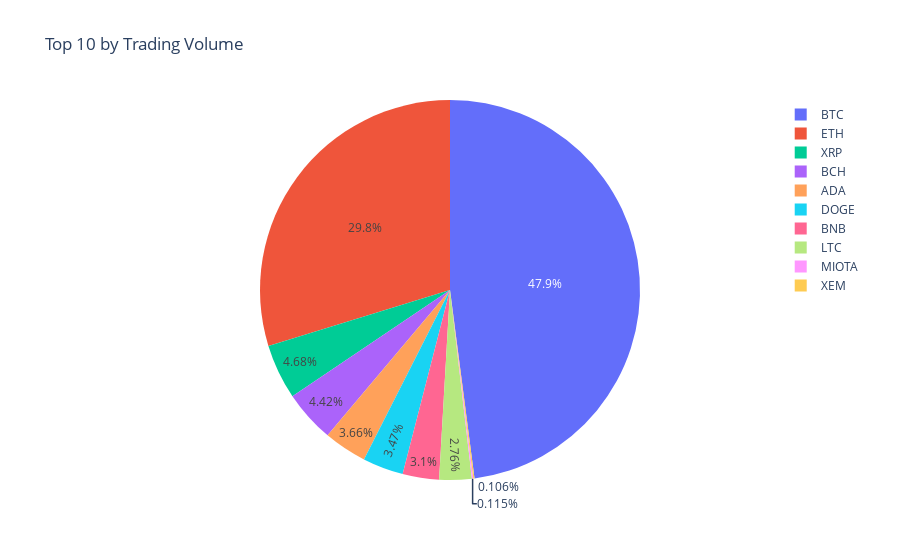

The code cell stored with this chart in its notebook:
### Code cell
name = df['coin'].unique()
x_currencies = name[:10]
top_10 = df.loc[df['coin'].isin(x_currencies)]
    
fig = px.pie(top_10, values='Volume', names='coin', title='Top 10 by Trading Volume')
fig.show()

### Figure 1 — Plotly figure (JSON) as saved in the notebook; plotly's stock layout.template omitted (floating-point values rounded to 4 significant figures; data arrays with more than 128 entries replaced by an {"elided": "..."} marker saying what was removed)
{"data": [{"domain": {"x": [0, 1], "y": [0, 1]}, "hovertemplate": "coin=%{label}<br>Volume=%{value}<extra></extra>", "labels": {"elided": "4470 str values"}, "legendgroup": "", "name": "", "showlegend": true, "type": "pie", "values": {"elided": "4470 int values"}}], "layout": {"legend": {"tracegroupgap": 0}, "title": {"text": "Top 10 by Trading Volume"}}}
